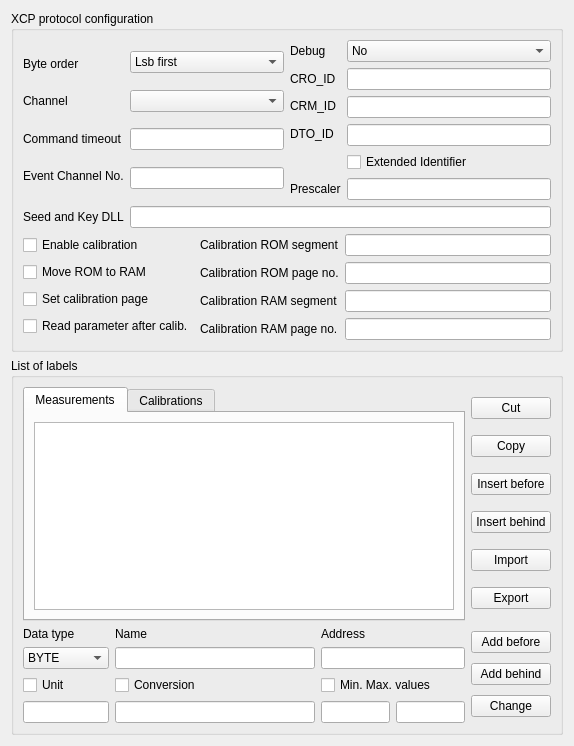
<?xml version="1.0" encoding="UTF-8"?>
<ui version="4.0">
 <class>XCPConfigWidget</class>
 <widget class="QWidget" name="XCPConfigWidget">
  <property name="geometry">
   <rect>
    <x>0</x>
    <y>0</y>
    <width>574</width>
    <height>746</height>
   </rect>
  </property>
  <property name="windowTitle">
   <string>Form</string>
  </property>
  <layout class="QVBoxLayout" name="verticalLayout_12">
   <item>
    <layout class="QVBoxLayout" name="verticalLayout_9" stretch="10,0">
     <item>
      <widget class="QGroupBox" name="groupBoxCCPProtocol">
       <property name="title">
        <string>XCP protocol configuration</string>
       </property>
       <layout class="QVBoxLayout" name="verticalLayout_6">
        <item>
         <layout class="QHBoxLayout" name="horizontalLayout_3">
          <item>
           <layout class="QHBoxLayout" name="horizontalLayout">
            <item>
             <layout class="QVBoxLayout" name="verticalLayout_2">
              <item>
               <spacer name="verticalSpacer_2">
                <property name="orientation">
                 <enum>Qt::Vertical</enum>
                </property>
                <property name="sizeHint" stdset="0">
                 <size>
                  <width>20</width>
                  <height>40</height>
                 </size>
                </property>
               </spacer>
              </item>
              <item>
               <widget class="QLabel" name="label_2">
                <property name="text">
                 <string>Byte order</string>
                </property>
               </widget>
              </item>
              <item>
               <spacer name="verticalSpacer_3">
                <property name="orientation">
                 <enum>Qt::Vertical</enum>
                </property>
                <property name="sizeHint" stdset="0">
                 <size>
                  <width>20</width>
                  <height>40</height>
                 </size>
                </property>
               </spacer>
              </item>
              <item>
               <widget class="QLabel" name="label_3">
                <property name="text">
                 <string>Channel</string>
                </property>
               </widget>
              </item>
              <item>
               <spacer name="verticalSpacer_4">
                <property name="orientation">
                 <enum>Qt::Vertical</enum>
                </property>
                <property name="sizeHint" stdset="0">
                 <size>
                  <width>20</width>
                  <height>40</height>
                 </size>
                </property>
               </spacer>
              </item>
              <item>
               <widget class="QLabel" name="label_4">
                <property name="text">
                 <string>Command timeout</string>
                </property>
               </widget>
              </item>
              <item>
               <spacer name="verticalSpacer_5">
                <property name="orientation">
                 <enum>Qt::Vertical</enum>
                </property>
                <property name="sizeHint" stdset="0">
                 <size>
                  <width>20</width>
                  <height>40</height>
                 </size>
                </property>
               </spacer>
              </item>
              <item>
               <widget class="QLabel" name="label_6">
                <property name="text">
                 <string>Event Channel No.</string>
                </property>
               </widget>
              </item>
              <item>
               <spacer name="verticalSpacer_6">
                <property name="orientation">
                 <enum>Qt::Vertical</enum>
                </property>
                <property name="sizeHint" stdset="0">
                 <size>
                  <width>20</width>
                  <height>40</height>
                 </size>
                </property>
               </spacer>
              </item>
             </layout>
            </item>
            <item>
             <layout class="QVBoxLayout" name="verticalLayout_3">
              <item>
               <spacer name="verticalSpacer">
                <property name="orientation">
                 <enum>Qt::Vertical</enum>
                </property>
                <property name="sizeHint" stdset="0">
                 <size>
                  <width>20</width>
                  <height>40</height>
                 </size>
                </property>
               </spacer>
              </item>
              <item>
               <widget class="QComboBox" name="comboBoxByteOrder">
                <property name="currentText">
                 <string>Lsb first</string>
                </property>
                <item>
                 <property name="text">
                  <string>Lsb first</string>
                 </property>
                </item>
                <item>
                 <property name="text">
                  <string>Msb first</string>
                 </property>
                </item>
               </widget>
              </item>
              <item>
               <spacer name="verticalSpacer_8">
                <property name="orientation">
                 <enum>Qt::Vertical</enum>
                </property>
                <property name="sizeHint" stdset="0">
                 <size>
                  <width>20</width>
                  <height>40</height>
                 </size>
                </property>
               </spacer>
              </item>
              <item>
               <widget class="QComboBox" name="comboBoxChannel"/>
              </item>
              <item>
               <spacer name="verticalSpacer_9">
                <property name="orientation">
                 <enum>Qt::Vertical</enum>
                </property>
                <property name="sizeHint" stdset="0">
                 <size>
                  <width>20</width>
                  <height>40</height>
                 </size>
                </property>
               </spacer>
              </item>
              <item>
               <widget class="QLineEdit" name="lineEditCommandTimeout"/>
              </item>
              <item>
               <spacer name="verticalSpacer_10">
                <property name="orientation">
                 <enum>Qt::Vertical</enum>
                </property>
                <property name="sizeHint" stdset="0">
                 <size>
                  <width>20</width>
                  <height>40</height>
                 </size>
                </property>
               </spacer>
              </item>
              <item>
               <widget class="QLineEdit" name="lineEditEventChannelNo">
                <property name="text">
                 <string/>
                </property>
               </widget>
              </item>
              <item>
               <spacer name="verticalSpacer_7">
                <property name="orientation">
                 <enum>Qt::Vertical</enum>
                </property>
                <property name="sizeHint" stdset="0">
                 <size>
                  <width>20</width>
                  <height>40</height>
                 </size>
                </property>
               </spacer>
              </item>
             </layout>
            </item>
           </layout>
          </item>
          <item>
           <layout class="QHBoxLayout" name="horizontalLayout_2">
            <item>
             <layout class="QVBoxLayout" name="verticalLayout_4">
              <item>
               <widget class="QLabel" name="label_7">
                <property name="text">
                 <string>Debug</string>
                </property>
               </widget>
              </item>
              <item>
               <widget class="QLabel" name="label_8">
                <property name="text">
                 <string>CRO_ID</string>
                </property>
               </widget>
              </item>
              <item>
               <widget class="QLabel" name="label_9">
                <property name="text">
                 <string>CRM_ID</string>
                </property>
               </widget>
              </item>
              <item>
               <widget class="QLabel" name="label_10">
                <property name="text">
                 <string>DTO_ID</string>
                </property>
               </widget>
              </item>
              <item>
               <widget class="QLabel" name="label_17">
                <property name="text">
                 <string/>
                </property>
               </widget>
              </item>
              <item>
               <widget class="QLabel" name="label_11">
                <property name="text">
                 <string>Prescaler</string>
                </property>
               </widget>
              </item>
             </layout>
            </item>
            <item>
             <layout class="QVBoxLayout" name="verticalLayout_5">
              <item>
               <widget class="QComboBox" name="comboBoxDebug">
                <item>
                 <property name="text">
                  <string>No</string>
                 </property>
                </item>
                <item>
                 <property name="text">
                  <string>Yes</string>
                 </property>
                </item>
               </widget>
              </item>
              <item>
               <widget class="QLineEdit" name="lineEditCRO_ID"/>
              </item>
              <item>
               <widget class="QLineEdit" name="lineEditCRM_ID"/>
              </item>
              <item>
               <widget class="QLineEdit" name="lineEditDTO_ID"/>
              </item>
              <item>
               <widget class="QCheckBox" name="checkBoxExtIdentiefier">
                <property name="text">
                 <string>Extended Identifier</string>
                </property>
               </widget>
              </item>
              <item>
               <widget class="QLineEdit" name="lineEditPrescaler"/>
              </item>
             </layout>
            </item>
           </layout>
          </item>
         </layout>
        </item>
        <item>
         <layout class="QHBoxLayout" name="horizontalLayout_4">
          <item>
           <widget class="QLabel" name="label_5">
            <property name="text">
             <string>Seed and Key DLL</string>
            </property>
           </widget>
          </item>
          <item>
           <widget class="QLineEdit" name="lineEditSeedAndKey"/>
          </item>
         </layout>
        </item>
        <item>
         <layout class="QHBoxLayout" name="horizontalLayout_6">
          <item>
           <layout class="QVBoxLayout" name="verticalLayout_10">
            <item>
             <widget class="QCheckBox" name="checkBoxEnableCalibration">
              <property name="text">
               <string>Enable calibration</string>
              </property>
             </widget>
            </item>
            <item>
             <widget class="QCheckBox" name="checkBoxMoveROMRAM">
              <property name="text">
               <string>Move ROM to RAM</string>
              </property>
             </widget>
            </item>
            <item>
             <widget class="QCheckBox" name="checkBoxSetCalibration">
              <property name="text">
               <string>Set calibration page</string>
              </property>
             </widget>
            </item>
            <item>
             <widget class="QCheckBox" name="checkBoxReadParam">
              <property name="text">
               <string>Read parameter after calib.</string>
              </property>
             </widget>
            </item>
           </layout>
          </item>
          <item>
           <layout class="QHBoxLayout" name="horizontalLayout_5">
            <item>
             <layout class="QVBoxLayout" name="verticalLayout_11">
              <item>
               <widget class="QLabel" name="label">
                <property name="text">
                 <string>Calibration ROM segment</string>
                </property>
               </widget>
              </item>
              <item>
               <widget class="QLabel" name="label_14">
                <property name="text">
                 <string>Calibration ROM page no.</string>
                </property>
               </widget>
              </item>
              <item>
               <widget class="QLabel" name="label_15">
                <property name="text">
                 <string>Calibration RAM segment</string>
                </property>
               </widget>
              </item>
              <item>
               <widget class="QLabel" name="labelCalibration">
                <property name="text">
                 <string>Calibration RAM page no.</string>
                </property>
               </widget>
              </item>
             </layout>
            </item>
            <item>
             <layout class="QVBoxLayout" name="verticalLayout">
              <item>
               <widget class="QLineEdit" name="lineEditCalibrationROMSeg"/>
              </item>
              <item>
               <widget class="QLineEdit" name="lineEditCalibrationROMpage"/>
              </item>
              <item>
               <widget class="QLineEdit" name="lineEditCalibrationRAMSeg"/>
              </item>
              <item>
               <widget class="QLineEdit" name="lineEditCalibrationRAMpage"/>
              </item>
             </layout>
            </item>
           </layout>
          </item>
         </layout>
        </item>
       </layout>
      </widget>
     </item>
     <item>
      <widget class="QGroupBox" name="groupBoxListOfLabels">
       <property name="title">
        <string>List of labels</string>
       </property>
       <layout class="QVBoxLayout" name="verticalLayout_21">
        <item>
         <layout class="QHBoxLayout" name="horizontalLayout_8">
          <item>
           <widget class="QTabWidget" name="tabWidget">
            <property name="currentIndex">
             <number>0</number>
            </property>
            <widget class="QWidget" name="tab">
             <attribute name="title">
              <string>Measurements</string>
             </attribute>
             <layout class="QVBoxLayout" name="verticalLayout_7">
              <item>
               <widget class="QListWidget" name="listWidgetOfMeasurements">
                <property name="editTriggers">
                 <set>QAbstractItemView::NoEditTriggers</set>
                </property>
                <property name="selectionMode">
                 <enum>QAbstractItemView::ExtendedSelection</enum>
                </property>
               </widget>
              </item>
             </layout>
            </widget>
            <widget class="QWidget" name="tab_2">
             <attribute name="title">
              <string>Calibrations</string>
             </attribute>
             <layout class="QVBoxLayout" name="verticalLayout_8">
              <item>
               <widget class="QListWidget" name="listWidgetOfCalibrations">
                <property name="editTriggers">
                 <set>QAbstractItemView::NoEditTriggers</set>
                </property>
                <property name="selectionMode">
                 <enum>QAbstractItemView::ExtendedSelection</enum>
                </property>
               </widget>
              </item>
             </layout>
            </widget>
           </widget>
          </item>
          <item>
           <layout class="QVBoxLayout" name="verticalLayout_14">
            <item>
             <widget class="QPushButton" name="pushButtonCut">
              <property name="text">
               <string>Cut</string>
              </property>
             </widget>
            </item>
            <item>
             <widget class="QPushButton" name="pushButtonCopy">
              <property name="text">
               <string>Copy</string>
              </property>
             </widget>
            </item>
            <item>
             <widget class="QPushButton" name="pushButtonInsertBefore">
              <property name="text">
               <string>Insert before</string>
              </property>
             </widget>
            </item>
            <item>
             <widget class="QPushButton" name="pushButtonInsertBehind">
              <property name="text">
               <string>Insert behind</string>
              </property>
             </widget>
            </item>
            <item>
             <widget class="QPushButton" name="pushButtonImport">
              <property name="text">
               <string>Import</string>
              </property>
             </widget>
            </item>
            <item>
             <widget class="QPushButton" name="pushButtonExport">
              <property name="text">
               <string>Export</string>
              </property>
             </widget>
            </item>
           </layout>
          </item>
         </layout>
        </item>
        <item>
         <layout class="QHBoxLayout" name="horizontalLayout_10">
          <item>
           <layout class="QVBoxLayout" name="verticalLayout_18">
            <item>
             <widget class="QLabel" name="label_16">
              <property name="text">
               <string>Data type</string>
              </property>
             </widget>
            </item>
            <item>
             <widget class="QComboBox" name="comboBoxDataType">
              <item>
               <property name="text">
                <string>BYTE</string>
               </property>
              </item>
              <item>
               <property name="text">
                <string>UBYTE</string>
               </property>
              </item>
              <item>
               <property name="text">
                <string>WORD</string>
               </property>
              </item>
              <item>
               <property name="text">
                <string>UWORD</string>
               </property>
              </item>
              <item>
               <property name="text">
                <string>DWORD</string>
               </property>
              </item>
              <item>
               <property name="text">
                <string>UDWORD</string>
               </property>
              </item>
              <item>
               <property name="text">
                <string>FLOAT</string>
               </property>
              </item>
              <item>
               <property name="text">
                <string>DOUBLE</string>
               </property>
              </item>
             </widget>
            </item>
            <item>
             <widget class="QCheckBox" name="checkBoxUnit">
              <property name="text">
               <string>Unit</string>
              </property>
             </widget>
            </item>
            <item>
             <widget class="QLineEdit" name="lineEditUnit"/>
            </item>
           </layout>
          </item>
          <item>
           <layout class="QVBoxLayout" name="verticalLayout_17">
            <item>
             <widget class="QLabel" name="label_18">
              <property name="text">
               <string>Name</string>
              </property>
             </widget>
            </item>
            <item>
             <widget class="QLineEdit" name="lineEditName">
              <property name="minimumSize">
               <size>
                <width>200</width>
                <height>0</height>
               </size>
              </property>
             </widget>
            </item>
            <item>
             <widget class="QCheckBox" name="checkBoxConversion">
              <property name="text">
               <string>Conversion</string>
              </property>
             </widget>
            </item>
            <item>
             <widget class="QLineEdit" name="lineEditConversion"/>
            </item>
           </layout>
          </item>
          <item>
           <layout class="QVBoxLayout" name="verticalLayout_20">
            <item>
             <layout class="QVBoxLayout" name="verticalLayout_19">
              <item>
               <widget class="QLabel" name="label_19">
                <property name="text">
                 <string>Address</string>
                </property>
               </widget>
              </item>
              <item>
               <widget class="QLineEdit" name="lineEditAddress"/>
              </item>
             </layout>
            </item>
            <item>
             <layout class="QVBoxLayout" name="verticalLayout_15">
              <item>
               <widget class="QCheckBox" name="checkBoxMinMax">
                <property name="text">
                 <string>Min. Max. values</string>
                </property>
               </widget>
              </item>
              <item>
               <layout class="QHBoxLayout" name="horizontalLayout_9">
                <item>
                 <widget class="QLineEdit" name="lineEditMinValue"/>
                </item>
                <item>
                 <widget class="QLineEdit" name="lineEditMaxValue"/>
                </item>
               </layout>
              </item>
             </layout>
            </item>
           </layout>
          </item>
          <item>
           <layout class="QVBoxLayout" name="verticalLayout_16">
            <item>
             <widget class="QPushButton" name="pushButtonAddBefore">
              <property name="text">
               <string>Add before</string>
              </property>
             </widget>
            </item>
            <item>
             <widget class="QPushButton" name="pushButtonAddBehind">
              <property name="text">
               <string>Add behind</string>
              </property>
             </widget>
            </item>
            <item>
             <widget class="QPushButton" name="pushButtonChange">
              <property name="text">
               <string>Change</string>
              </property>
             </widget>
            </item>
           </layout>
          </item>
         </layout>
        </item>
       </layout>
      </widget>
     </item>
    </layout>
   </item>
  </layout>
 </widget>
 <resources/>
 <connections/>
</ui>
